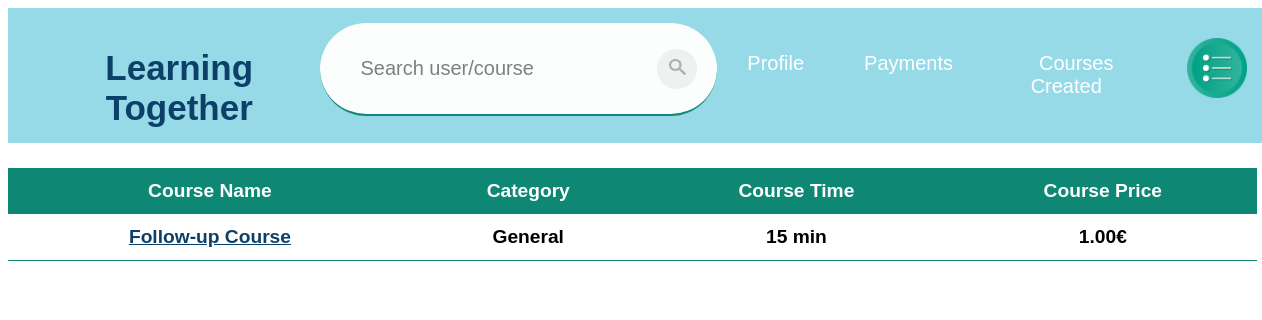
Before: /coursesEnrolled (signed in) with the older database file.
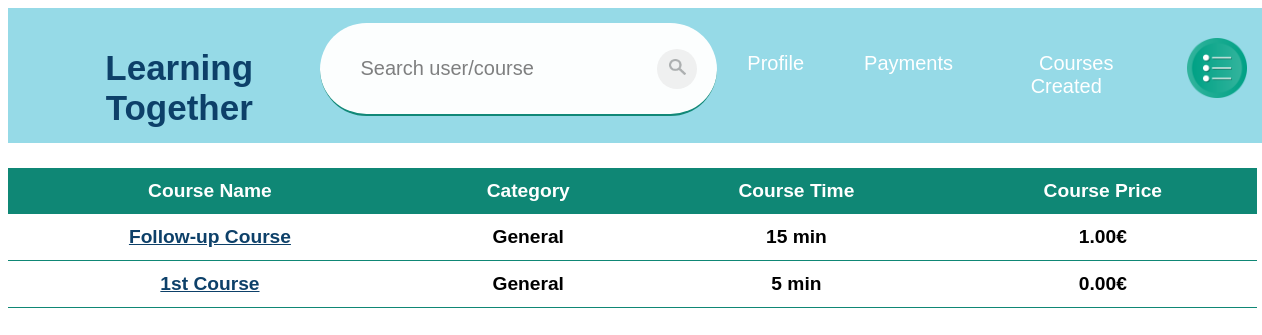
After: the same page with the newer database file.
### app/models.py (models this page shows, shortened)
class CoursesEnrolled(models.Model):
    privateId = models.ForeignKey(Private, on_delete=models.CASCADE)
    courseId = models.ForeignKey(Course, on_delete=models.CASCADE)
    paymentMethod = models.ForeignKey(PaymentDetails, on_delete=models.PROTECT, null=True)

class Course(models.Model):
    categoryId = models.ForeignKey(Category, on_delete=models.PROTECT)
    name = models.CharField(max_length=100)
    averageMasterTime = models.SmallIntegerField()
    price = models.DecimalField(max_digits=6, decimal_places=2)
    description = models.CharField(max_length=200, blank=True)
    link = models.CharField(max_length=200, default="")

class Category(models.Model):
    category = models.CharField(max_length=50)

### app/views.py (the view)
# urls.py: path('coursesEnrolled',views.coursesEnrolled,name="coursesEnrolled"),
def coursesEnrolled(request):
    if request.user.is_authenticated:
        profile = models.Profile.objects.filter(userId__exact=request.user.id)
        private = models.Private.objects.filter(profileId__exact=profile[0].id)
        coursesEnrolled = models.CoursesEnrolled.objects.filter(
            privateId__exact=private[0].id)
        return render(request, "app/coursesEnrolled.html", {'coursesEnrolled': coursesEnrolled, 'thisUser': True, 'userId': request.user.id, 'showOptions': True})
    return redirect('home')

### templates/app/coursesEnrolled.html (shortened to what this page needs)
{% extends 'app/base.html' %}
{% block content %}
{% include 'app/navBar.html' with thisUser=thisUser userId=userId showOptions=showOptions %}
{% if not coursesEnrolled %}
    <h2 style="color:rgba(0, 0, 0, 0.623); margin-left: 10px;" >You are not enrolled in any course! Try to search some!</h2>
{% else %}
    <table class="table">
        <thead>
            <th>Course Name</th>
            <th>Category</th>
            <th>Course Time</th>
            <th>Course Price</th>
        </thead>
        {% for courseEnrolled in coursesEnrolled %}
        <tbody>
            <th><a class="pretty" href="../course/{{ courseEnrolled.courseId.id }}">{{ courseEnrolled.courseId.name }}</a></th>
            <th>{{ courseEnrolled.courseId.categoryId.category }}</th>
            <th>{{ courseEnrolled.courseId.averageMasterTime }} min</th>
            <th>{{ courseEnrolled.courseId.price }}€</th>
        </tbody>
        {% endfor %}
    </table>
{% endif %}
{% endblock %}

Changed rows visible on the page:
added CoursesEnrolled: courseId.name "1st Course", courseId.categoryId.category "General", courseId.averageMasterTime "5", courseId.price "0.00"
